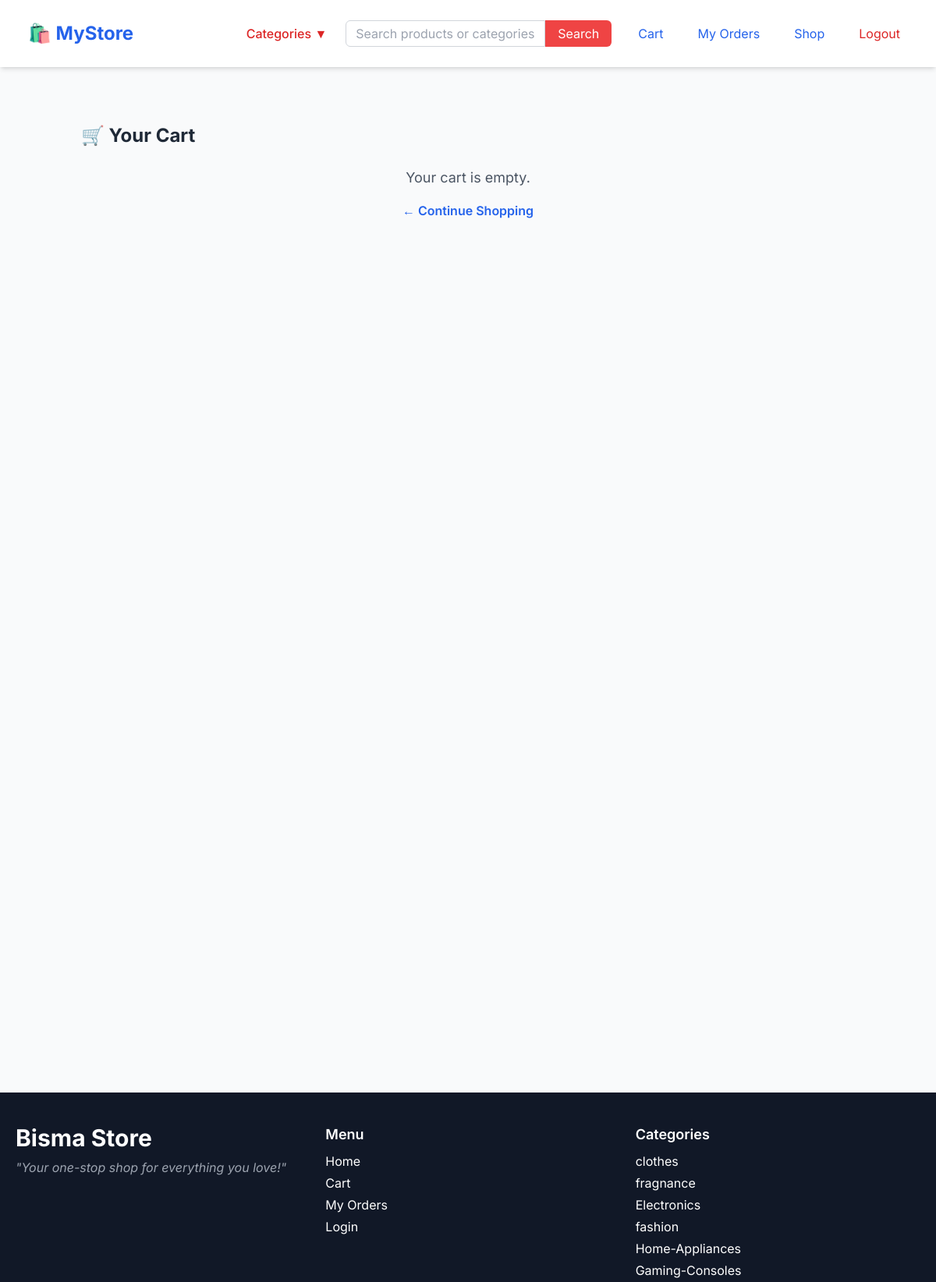
The page /cart/ (signed in) on the database its author committed.
### store/models.py (models this page shows, shortened)
class Category(models.Model):
    name = models.CharField(max_length=200)
    slug = models.SlugField(unique=True, blank=True, null=True)
    image = models.ImageField(upload_to="categories/", blank=True, null=True)

### store/views.py (the view)
# urls.py: path('cart/', views.cart_view, name='cart'),
@login_required
def cart_view(request):
    cart = Cart(request)
    cart_items = list(cart)  # cart ke items ko list mein convert
    total = sum(item['product'].price * item['quantity'] for item in cart_items)
    return render(request, 'cart.html', {
        'cart_items': cart_items,
        'total': total
    })

### store/cart.py (called while the page is built)
    def __iter__(self):
        product_ids = self.cart.keys()
        products = Product.objects.filter(id__in=product_ids)
        product_map = {str(product.id): product for product in products}
        for product_id, item in self.cart.items():
            item_copy = item.copy()
            item_copy['product'] = product_map.get(product_id)
            item_copy['price'] = float(item_copy['price'])
            item_copy['total_price'] = item_copy['price'] * item_copy['quantity']
            yield item_copy

### store/context_processors.py (called while the page is built)
def categories_context(request):
    categories = Category.objects.all()
    return {
        'categories': categories
    }

### templates/cart.html
{% extends 'base.html' %}
{% load static %}
{% load cart_extras %}
{% block content %}
<div class="max-w-5xl mx-auto px-4 py-8">
    <h2 class="text-2xl font-bold mb-6">🛒 Your Cart</h2>
    {% if cart_items %}
        <div class="space-y-6">
            {% for item in cart_items %}
            <div class="flex items-center border border-gray-300 bg-white p-4 rounded-xl shadow-sm">
                <div class="w-32 h-32 flex-shrink-0">
                    <img src="{{ item.product.image.url }}" alt="{{ item.product.name }}"
                         class="w-full h-full object-contain rounded-lg border" />
                </div>
                <div class="ml-6 flex-1 space-y-1">
                    <h3 class="text-xl font-semibold text-gray-800">{{ item.product.name }}</h3>
                    <p class="text-lg text-red-600 font-bold">Price: Rs. {{ item.product.price }}</p>
                    <p class="text-base text-gray-700">Total: Rs. {{ item.product.price|mul:item.quantity }}</p>
                    <form method="post" action="{% url 'update_cart_quantity' item.product.id %}" class="mt-2 flex items-center gap-2">
                        {% csrf_token %}
                        <button name="action" value="decrease"
                                class="w-8 h-8 text-lg bg-gray-200 hover:bg-gray-300 text-black rounded font-bold">−</button>
                        <span class="px-3 font-medium text-lg">{{ item.quantity }}</span>
                        <button name="action" value="increase"
                                class="w-8 h-8 text-lg bg-gray-200 hover:bg-gray-300 text-black rounded font-bold">+</button>
                    </form>
                </div>
            </div>
            {% endfor %}
        </div>
        <div class="text-right mt-10 border-t pt-6">
            <h3 class="text-xl font-bold mb-4">Subtotal: Rs. {{ total }}</h3>
            <a href="{% url 'checkout' %}"
               class="inline-flex items-center gap-2 bg-green-600 hover:bg-green-700 text-white px-6 py-3 rounded-md text-lg font-semibold transition-all duration-200">
                Proceed to Payment →
            </a>
        </div>
    {% else %}
        <div class="text-center text-gray-600">
            <p class="text-lg">Your cart is empty.</p>
            <a href="{% url 'home' %}" class="mt-4 inline-block text-blue-600 hover:underline font-semibold">
                ← Continue Shopping
            </a>
        </div>
    {% endif %}
</div>
{% endblock %}

### templates/base.html (shortened to what this page needs)
{% load static %}
<!DOCTYPE html>
<html lang="en">
<head>
    <script src="https://cdn.tailwindcss.com"></script>
    <link rel="stylesheet" href="{% static 'css/style.css' %}">
</head>
<body class="bg-gray-50 text-gray-800">
<header class="bg-white shadow-md">
    <div class="max-w-7xl mx-auto px-4 py-4 flex justify-between items-center">
        <h1 class="text-2xl font-bold text-blue-600">
            <a href="{% url 'frontpage' %}">🛍️ MyStore</a>
        </h1>
        <nav class="flex items-center gap-6">
            <div class="relative group">
                <button class="text-red-600 font-medium">Categories ▼</button>
            </div>
            <form action="{% url 'search' %}" method="get" class="flex">
                <input type="text" name="q" placeholder="Search products or categories..."
                       class="border border-gray-300 px-3 py-1 rounded-l-md w-64 text-black">
                <button type="submit" class="bg-red-500 text-white px-4 py-1 rounded-r-md">Search</button>
            </form>
            {% if user.is_authenticated %}
                <a href="{% url 'cart' %}" class="text-blue-600">Cart</a>
                <a href="{% url 'user_orders' %}" class="text-blue-600">My Orders</a>
                <a href="{% url 'home' %}" class="text-blue-600">Shop</a>
                <a href="{% url 'logout' %}" class="text-red-600">Logout</a>
            {% else %}
                <a href="{% url 'login' %}" class="text-blue-600">Login</a>
                <a href="{% url 'register' %}" class="text-blue-600">Register</a>
            {% endif %}
        </nav>
    </div>
</header>
<main
    class="{% if auth_page %}flex items-center justify-center min-h-[80vh]{% else %}min-h-[80vh] py-10 px-4{% endif %}">
    {% block content %}{% endblock %}
</main>
<footer class="bg-gray-900 text-white py-10">
    <div class="max-w-7xl mx-auto grid grid-cols-1 md:grid-cols-3 gap-8 text-center md:text-left">
        <div>
            <h2 class="text-3xl font-bold">Bisma Store</h2>
            <p class="mt-2 text-gray-400 italic">"Your one-stop shop for everything you love!"</p>
        </div>
        <div>
            <h3 class="font-semibold text-lg mb-2">Menu</h3>
            <ul class="space-y-1">
                <li><a href="{% url 'home' %}" class="hover:underline">Home</a></li>
                <li><a href="{% url 'cart' %}" class="hover:underline">Cart</a></li>
                <li><a href="{% url 'user_orders' %}" class="hover:underline">My Orders</a></li>
                <li><a href="{% url 'login' %}" class="hover:underline">Login</a></li>
            </ul>
        </div>
        <div>
            <h3 class="font-semibold text-lg mb-2">Categories</h3>
            <ul class="space-y-1">
                {% for cat in categories %}
                    <li><a href="{% url 'category' cat.slug %}" class="hover:underline">{{ cat.name }}</a></li>
                {% endfor %}
            </ul>
        </div>
    </div>
</footer>
</body>
</html>

### static/css/style.css (style rules this page uses)
body { font-family: Arial, sans-serif; margin: 0; background: #f7f7f7; }
header, footer { background: #222; color: #fff; padding: 10px 20px; text-align: center; }
nav a { color: #fff; margin: 0 10px; text-decoration: none; }
main { padding: 20px; }

### templates/base.html (style rules this page uses)
body { font-family: 'Inter', sans-serif; }

### rows shown on the page
Category: name "clothes"
Category: name "fragnance"
Category: name "Electronics"
Category: name "fashion"
Category: name "Home-Appliances"
Category: name "Gaming-Consoles"
